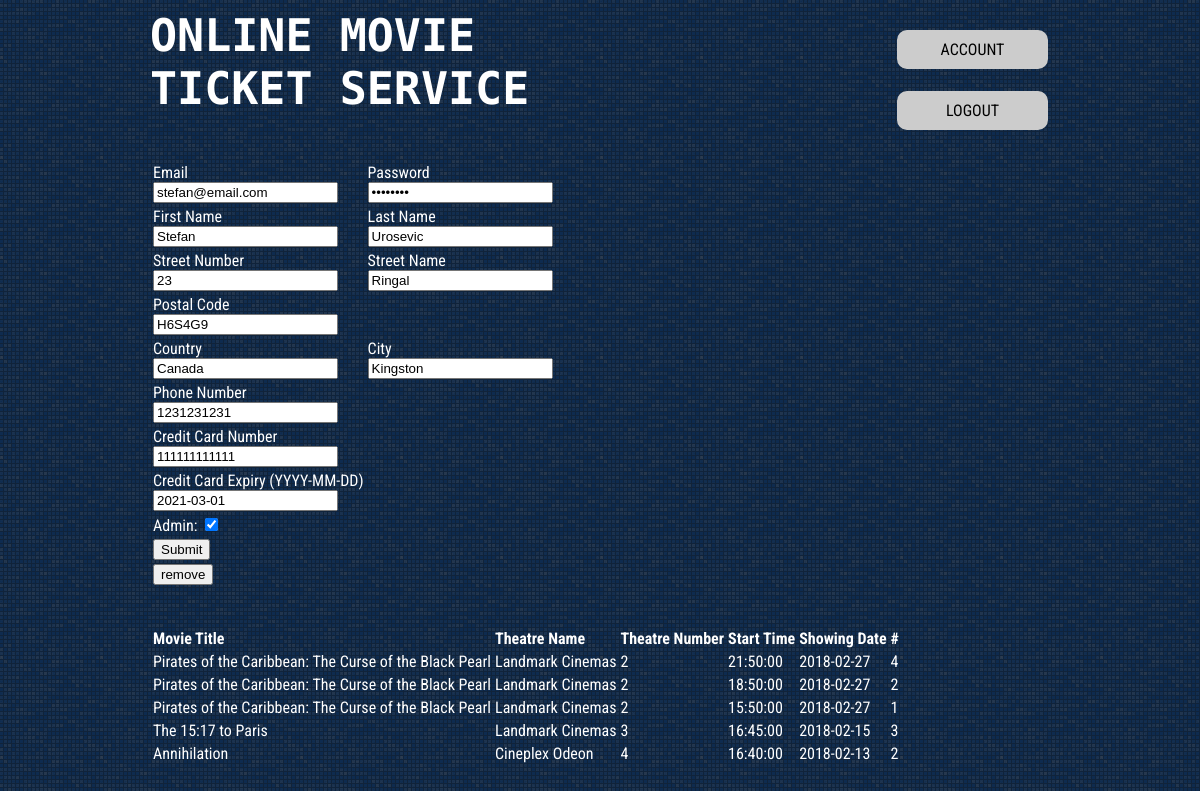
The app's page /app/editMemberPage.php?email_address=stefan@email.com with its own data.
### tables this page shows
CREATE TABLE `customer` (
  `fname` varchar(50) NOT NULL,
  `lname` varchar(50) NOT NULL,
  `account_id` int(11) NOT NULL,
  `password` varchar(50) NOT NULL,
  `street_num` int(11) DEFAULT NULL,
  `street_name` varchar(50) DEFAULT NULL,
  `postal_code` char(10) DEFAULT NULL,
  `country` varchar(50) DEFAULT NULL,
  `city` varchar(50) DEFAULT NULL,
  `phone_num` varchar(20) DEFAULT NULL,
  `email_address` varchar(50) NOT NULL,
  `credit_num` varchar(20) DEFAULT NULL,
  `credit_expiry` date DEFAULT NULL,
  `admin` char(1) DEFAULT 'F'
);

CREATE TABLE `reservation` (
  `account_id` int(11) NOT NULL,
  `movie_title` varchar(100) NOT NULL,
  `theatre_name` varchar(50) NOT NULL,
  `theatre_num` int(11) NOT NULL,
  `start_time` time NOT NULL,
  `showing_date` date NOT NULL,
  `ticket_num` int(11) NOT NULL
);

### app/editMemberPage.php (the view, shortened to what this page needs)
<!DOCTYPE html>
<html lang="en">
<head>
	<link rel="stylesheet" href="../resources/css/style.css">
</head>
<body class="body">
	<header class="mainHeader">
		<h1 class="title"><a href="loggedInHome.php">ONLINE MOVIE<br>TICKET SERVICE</a></h1>
		<table class="buttons">
			<tr><td><a href="accountPage.php" class="accountButton">ACCOUNT</a></td></tr>
			<tr><td><a href="#" class="logoutButton" onclick="logout()">LOGOUT</a></td></tr>
		</table>
	</header>
<?php
$host = "localhost";
$username = "root";
$password = "";
$dbname = "OMTSDB";
try
{
	$conn = new PDO("mysql:host=$host;dbname=$dbname", $username, $password);
	$conn->setAttribute(PDO::ATTR_ERRMODE, PDO::ERRMODE_EXCEPTION);
	$email = $_GET['email_address'];
	$stmt = "SELECT * FROM customer WHERE email_address = '". $email ."';";
	foreach($conn->query($stmt) as $user)
	{
		$a = ($user['admin'] == 'T')?('checked'):('');
		echo'
			<form action="updateMember.php" method="post">
				<table class="editUserTable">
					<tr>
						<td>Email<br><input type="text" name="enterEmail" class="enterEmail" value="' . $user[10] . '" required/></td>
						<td style="display:none;"><input type="text" name="oldEmail" class="enterEmail" value="' . $user[10] . '"/></td>
						<td>Password<br><input type="password" name="enterPassword" class="enterPassword" value="' . $user[3] . '" required/></td>
					</tr>
					<tr>
						<td>First Name<br><input type="text" name="enterFname" class="enterFname" value="' . $user[0] .'"required/></td>
						<td>Last Name<br><input type="text" name="enterLname" class="enterLname"  value="' . $user[1] .'" required/></td>
					</tr>
					<tr>
						<td>Street Number<br><input type="text" name="enterStreetNum" class="enterStreetNum" value="' . $user[4] .'"/></td>
						<td>Street Name<br><input type="text" name="enterStreetName" class="enterStreetName" value="' . $user[5] .'"/></td>
					</tr>
					<tr><td>Postal Code<br><input type="text" name="enterPostCode" class="enterPostCode" value="' . $user[6] .'"/></td></tr>
					<tr>
						<td>Country<br><input type="text" name="enterCountry" class="enterCountry" value="' . $user[7] .'"/></td>
						<td>City<br><input type="text" name="enterCity" class="enterCity" value="' . $user[8] .'"/></td>
					</tr>
					<tr>
						<td>Phone Number<br><input type="text" name="enterPhone" class="enterPhone" value="' . $user[9] .'"/></td>
					</tr>
					<tr>
						<td>Credit Card Number<br><input type="text" name="enterCreditNum" class="enterCreditNum" value="' . $user[11] .'"/></td>
					</tr>
					<tr>
						<td>Credit Card Expiry (YYYY-MM-DD)<br><input type="text" name="enterCreditExpiry" class="enterCreditExpiry" value="' . $user[12] .'"/></td>
					</tr>
					<tr><td>Admin: <input type="checkbox" name="admin" '. $a .'/></td></tr>
					<tr>
						<td><button class="changeMemberInfoBtn" type="submit" name="submitBtn">Submit</button></td>
					</tr>
					<tr>
						<td><button class="removeMemberBtn" type="submit" name="removeBtn">remove</button></td>
					</tr>
				</table>
			</form><br><br>';
	}
	$stmt = "SELECT movie_title, theatre_name, theatre_num, start_time, showing_date, ticket_num from reservation as R, customer as C WHERE C.account_id = R.account_id and C.email_address = '". $email ."' order by showing_date desc, start_time desc;";
	echo '
		<table>
			<tr>
				<th>Movie Title</th>
				<th>Theatre Name</th>
				<th>Theatre Number</th>
				<th>Start Time</th>
				<th>Showing Date</th>
				<th>#</th>
			</tr>';
	foreach($conn->query($stmt) as $row)
	{
		echo '
			<tr>
				<td>'. $row['movie_title'] .'</td>
				<td>'. $row['theatre_name'] .'</td>
				<td>'. $row['theatre_num'] .'</td>
				<td>'. $row['start_time'] .'</td>
				<td>'. $row['showing_date'] .'</td>
				<td>'. $row['ticket_num'] .'</td>
			</tr>';
	}
	echo '</table>';
}
catch(PDOException $e)
{
	echo "Error retrieving search: " . $e->getMessage();
}
?>
</body>
</html>

### resources/css/style.css (style rules this page uses)
body { background-image: url("../images/3px-tile.png"); background-color: #0E2B4F; color: white; font-family: 'Roboto Condensed', sans-serif; text-align: left; height: 100%; margin:0; overflow: auto }
html { height: 100%; margin:0; }
a { text-decoration: none; }
.body { margin: 0 auto; width: 75%; clear: both; }
.mainHeader { width: 100%; height: 160px; }
.mainHeader h1 { float: left; font-family: 'Monoton', cursive; text-decoration: none; background-color: transparent; color: #CCCCCC; margin: 0; padding: 1% 0; font-size: 45px; vertical-align: middle; }
.mainHeader h1 a { color: white; height: 100%; }
.mainHeader table { padding: 2% 0; width: 15%; height: 100%; float: right; }
.mainHeader table tr { width: 100%; }
.mainHeader table td { padding: 5% 0; margin: 0%; }
.mainHeader table a { font-family: 'Roboto Condensed', sans-serif; border: 2px solid #CCCCCC; float: right; width: 100%; height: auto; background-color: #CCCCCC; padding: 8px; border-radius: 10px; font-size: 100%; color: black; text-align: center; margin: 0 auto; }

### records on screen
customer: enterEmail "stefan@email.com", enterFname "Stefan", enterLname "Urosevic", enterStreetNum "23", enterStreetName "Ringal", enterPostCode "H6S4G9", enterCountry "Canada", enterCity "Kingston", enterPhone "1231231231", enterCreditNum "111111111111", enterCreditExpiry "2021-03-01"
reservation: movie_title "Pirates of the Caribbean: The Curse of the Black Pearl", theatre_name "Landmark Cinemas", theatre_num "2", start_time "21:50:00", showing_date "2018-02-27", ticket_num "4"
reservation: movie_title "Pirates of the Caribbean: The Curse of the Black Pearl", theatre_name "Landmark Cinemas", theatre_num "2", start_time "18:50:00", showing_date "2018-02-27", ticket_num "2"
reservation: movie_title "Pirates of the Caribbean: The Curse of the Black Pearl", theatre_name "Landmark Cinemas", theatre_num "2", start_time "15:50:00", showing_date "2018-02-27", ticket_num "1"
reservation: movie_title "The 15:17 to Paris", theatre_name "Landmark Cinemas", theatre_num "3", start_time "16:45:00", showing_date "2018-02-15", ticket_num "3"
reservation: movie_title "Annihilation", theatre_name "Cineplex Odeon", theatre_num "4", start_time "16:40:00", showing_date "2018-02-13", ticket_num "2"
